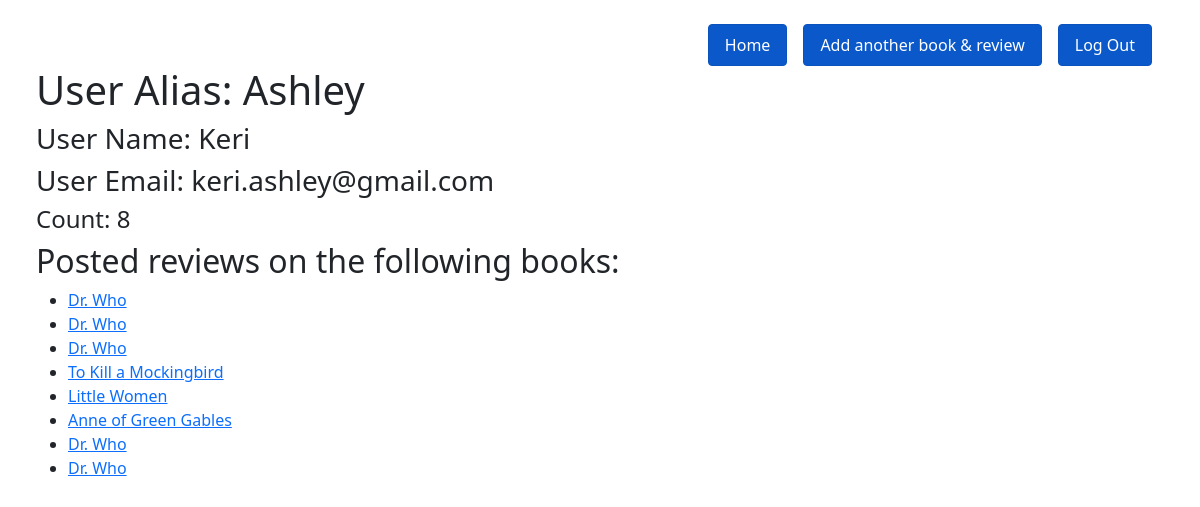
The app's page /user/1 (signed in) with its own data.
### main/models.py (models this page shows)
class User(models.Model):
    name = models.CharField(max_length=50)
    alias = models.CharField(max_length=50)
    email = models.CharField(max_length=50)
    password = models.CharField(max_length=50)
    created_at = models.DateTimeField(auto_now_add=True)
    updated_at = models.DateTimeField(auto_now=True)
    objects = UserManager()

class Review(models.Model):
    content= models.TextField()
    rating= models.IntegerField()
    user_review= models.ForeignKey(User, related_name= "user_reviews", on_delete=models.CASCADE)
    book_reviewed= models.ForeignKey(Book, related_name= "book_reviews", on_delete=models.CASCADE)
    created_at = models.DateTimeField(auto_now_add=True)
    updated_at = models.DateTimeField(auto_now=True)
    objects= ReviewManager()

class Book(models.Model):
    title = models.CharField(max_length=100)
    created_at = models.DateTimeField(auto_now_add=True)
    updated_at = models.DateTimeField(auto_now=True)
    objects= BookManager()

### main/views.py (the view)
# urls.py: path('user/<int:user_id>', views.user_page),
def user_page(request, user_id):
    if 'logged_user' not in request.session:
        messages.error(request, "Please register or log in first!")
        return redirect('/')
    user= User.objects.get(id=user_id)
    context= {
        'one_user': user
    }
    return render(request, 'user_page.html', context)

### main/templates/user_page.html (shortened to what this page needs)
<!DOCTYPE html>
<html lang="en">
<head>
    <link href="https://cdn.jsdelivr.net/npm/bootstrap@5.0.0-beta3/dist/css/bootstrap.min.css" rel="stylesheet">
</head>
<body>
    <div class="container m-4">
        <ul class="nav justify-content-end">
            <li class="nav-item">
                <a href="/user/dashboard" role="button" class="nav-link active btn btn-primary me-3" aria-current= "page">Home</a>
            </li>
            <li class="nav-item">
                <a href="/book/book_form" role="button" class="nav-link active btn btn-primary me-3" aria-current="page">Add another book & review</a>
            </li>
            <li class="nav-item">
                <a href="/user/logout" role="button" class="nav-link active btn btn-primary" aria current="page">Log Out</a>
            </li>
        </ul>
        <h1>User Alias: {{one_user.alias}}</h1>
        <h3>User Name: {{one_user.name}}</h3>
        <h3>User Email: {{one_user.email}}</h3>
        <h4>Count: {{one_user.user_reviews.all|length}}</h4>
        <h2>Posted reviews on the following books:</h2>
        <ul>
            {% for review in one_user.user_reviews.all %}
            <li>
                <a href="/book/{{review.book_reviewed.id}}">{{review.book_reviewed.title}}</a>
            </li>
            {% endfor %}
        </ul>
    </div>
</body>
</html>

### records on screen
User: alias "Ashley", name "Keri", email "keri.ashley@gmail.com", user_reviews.all|length "8"
Review: book_reviewed "Dr. Who"
Review: book_reviewed "Dr. Who"
Review: book_reviewed "Dr. Who"
Review: book_reviewed "To Kill a Mockingbird"
Review: book_reviewed "Little Women"
Review: book_reviewed "Anne of Green Gables"
Review: book_reviewed "Dr. Who"
Review: book_reviewed "Dr. Who"
